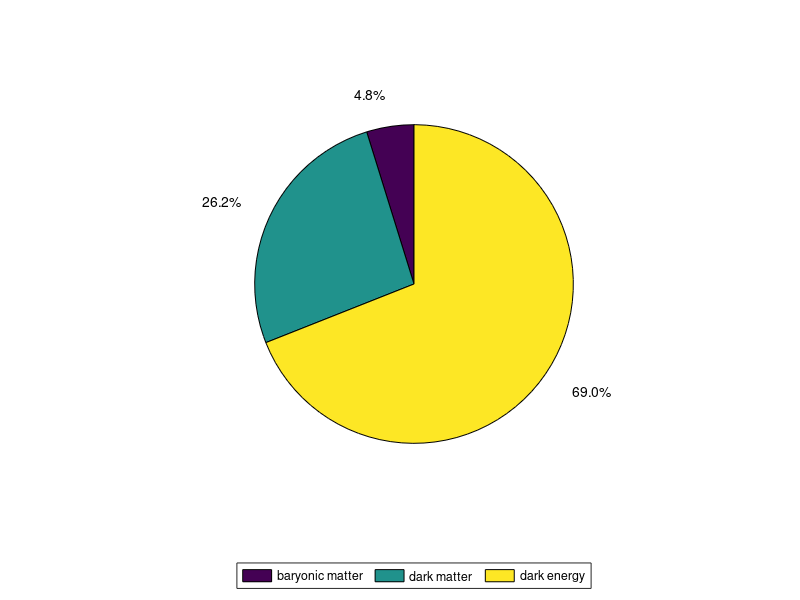

MATLAB code to generate this figure:
%
%  Code written by Rony Lanssiers in 2017-2021.
%  This work can be shared and adapted as long
%  as appropriate credit is given (CC BY 4.0).
%

clc;
close all;
clear variables;

fig = figure ('PaperType', 'a5', 'PaperOrientation', 'landscape');

piedata = [4.8 26.2 69.0];
pielabels = {'4.8%', '26.2%', '69.0%'};
pie (piedata, pielabels);

legendlabels = {'baryonic matter', 'dark matter', 'dark energy'};
legend (legendlabels, 'Location', 'southoutside', 'Orientation', 'horizontal');

print (fig, 'figures/composition', '-dpdf', '-r300', '-bestfit');
